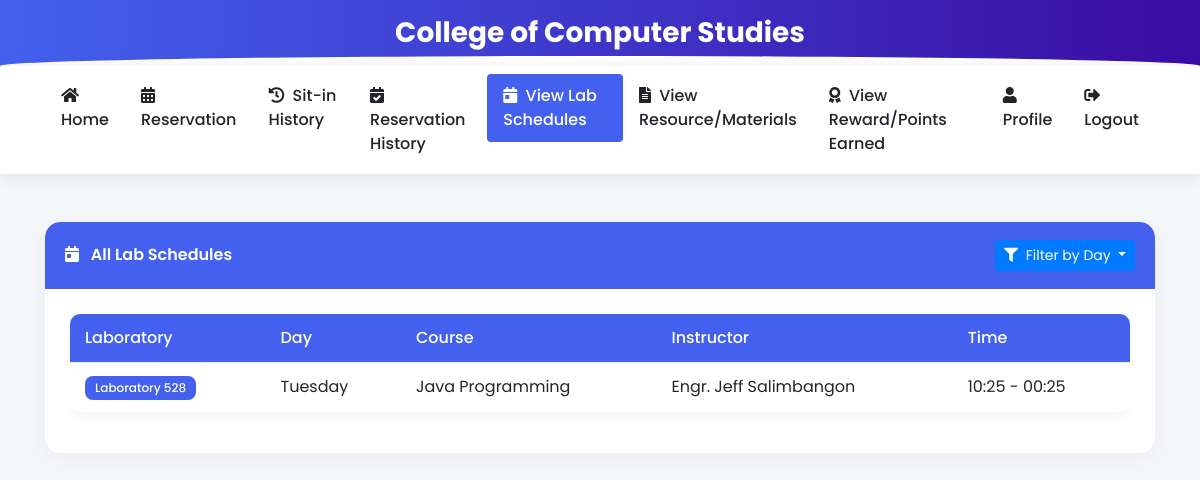
Screenshot of /view_lab_schedules (signed in) with the database file from the repository.
### tables this page shows
CREATE TABLE lab_schedules (
                id INTEGER PRIMARY KEY AUTOINCREMENT,
                laboratory TEXT NOT NULL,
                course TEXT NOT NULL,
                instructor TEXT NOT NULL,
                start_time TEXT NOT NULL,
                end_time TEXT NOT NULL,
                created_at TEXT NOT NULL
            , day TEXT);

### app.py (the view)
@app.route('/view_lab_schedules')
def view_lab_schedules():
    if 'user_id' not in session:
        return redirect(url_for('login'))
    day_filter = request.args.get('day')
    try:
        conn = get_db_connection()
        cursor = conn.cursor()
        cursor.execute('''
            SELECT name FROM sqlite_master
            WHERE type='table' AND name='lab_schedules'
        ''')
        if cursor.fetchone() is None:
            cursor.execute('''
                CREATE TABLE lab_schedules (
                    id INTEGER PRIMARY KEY AUTOINCREMENT,
                    laboratory TEXT NOT NULL,
                    day TEXT NOT NULL,
                    course TEXT NOT NULL,
                    instructor TEXT NOT NULL,
                    start_time TEXT NOT NULL,
                    end_time TEXT NOT NULL,
                    created_at TEXT NOT NULL
                )
            ''')
            conn.commit()
            schedules = []
        else:
            cursor.execute('PRAGMA table_info(lab_schedules)')
            columns = [column[1] for column in cursor.fetchall()]
            if 'day' not in columns:
                cursor.execute('ALTER TABLE lab_schedules ADD COLUMN day TEXT')
                conn.commit()
            if 'start_time' not in columns:
                cursor.execute('ALTER TABLE lab_schedules ADD COLUMN start_time TEXT')
                conn.commit()
            if 'end_time' not in columns:
                cursor.execute('ALTER TABLE lab_schedules ADD COLUMN end_time TEXT')
                conn.commit()
            if 'created_at' not in columns:
                cursor.execute('ALTER TABLE lab_schedules ADD COLUMN created_at TEXT')
                conn.commit()
            cursor.execute('PRAGMA table_info(lab_schedules)')
            columns = [column[1] for column in cursor.fetchall()]
            select_columns = ['id']
            if 'laboratory' in columns:
                select_columns.append('laboratory')
            else:
                select_columns.append("'' AS laboratory")
            if 'day' in columns:
                select_columns.append('day')
            else:
                select_columns.append("'' AS day")
            if 'course' in columns:
                select_columns.append('course')
            else:
                select_columns.append("'' AS course")
            if 'instructor' in columns:
                select_columns.append('instructor')
            else:
                select_columns.append("'' AS instructor")
            if 'start_time' in columns:
                select_columns.append('start_time')
            else:
                select_columns.append("'' AS start_time")
            if 'end_time' in columns:
                select_columns.append('end_time')
            else:
                select_columns.append("'' AS end_time")
            if 'created_at' in columns:
                select_columns.append('created_at')
            else:
                select_columns.append("'' AS created_at")
            query = f"SELECT {', '.join(select_columns)} FROM lab_schedules"
            if day_filter:
                query += f" WHERE day = ?"
                cursor.execute(query, (day_filter,))
            else:
                cursor.execute(query)
            schedules = cursor.fetchall()
            column_names = [col[0] for col in cursor.description]
            schedules = [dict(zip(column_names, row)) for row in schedules]
        conn.close()
        return render_template('view_lab_schedules.html', schedules=schedules, day_filter=day_filter)
    except Exception as e:
        flash(f'Error viewing lab schedules: {str(e)}', 'danger')
        return render_template('view_lab_schedules.html', schedules=[])

### app.py (called while the page is built, shortened)
def get_db_connection():
    conn = sqlite3.connect('students.db', timeout=30)
    conn.execute("PRAGMA journal_mode=WAL")  # Use Write-Ahead Logging
    conn.row_factory = sqlite3.Row
    try:
        cursor = conn.cursor()
        cursor.execute("PRAGMA table_info(users)")
        columns = [column[1] for column in cursor.fetchall()]
        cursor.execute("PRAGMA table_info(sitins)")
        sitins_columns = [column[1] for column in cursor.fetchall()]
    except Exception as e:
        print(f"Error in get_db_connection: {str(e)}")
    return conn

### templates/view_lab_schedules.html (shortened to what this page needs)
<!DOCTYPE html>
<html lang="en">
<head>
<link rel="stylesheet" href="https://stackpath.bootstrapcdn.com/bootstrap/4.5.2/css/bootstrap.min.css" />
<link rel="stylesheet" href="https://cdnjs.cloudflare.com/ajax/libs/font-awesome/5.15.3/css/all.min.css">
</head>
<body>
<div class="header-banner">
    <div class="container text-center">
        <h3 class="font-weight-bold mb-0">College of Computer Studies</h3>
    </div>
</div>
<nav class="navbar navbar-expand-lg navbar-light sticky-top">
    <div class="container">
        <div class="collapse navbar-collapse" id="navbarNav">
            <ul class="navbar-nav ml-auto">
                <li class="nav-item">
                    <a class="nav-link" href="{{ url_for('user_dashboard') }}">
                        <i class="fas fa-home mr-1"></i> Home
                    </a>
                </li>
                <li class="nav-item">
                    <a class="nav-link" href="{{ url_for('reservation') }}">
                        <i class="fas fa-calendar-alt mr-1"></i> Reservation
                    </a>
                </li>
                <li class="nav-item">
                    <a class="nav-link" href="{{ url_for('sitin_history') }}">
                        <i class="fas fa-history mr-1"></i> Sit-in History
                    </a>
                </li>
                <li class="nav-item">
                    <a class="nav-link" href="{{ url_for('user_reservation_history') }}">
                        <i class="fas fa-calendar-check mr-1"></i> Reservation History
                    </a>
                </li>
                <li class="nav-item active">
                    <a class="nav-link" href="{{ url_for('view_lab_schedules') }}">
                        <i class="fas fa-calendar-day mr-1"></i> View Lab Schedules
                    </a>
                </li>
                <li class="nav-item">
                    <a class="nav-link" href="{{ url_for('view_resources') }}">
                        <i class="fas fa-file-alt mr-1"></i> View Resource/Materials
                    </a>
                </li>
                <li class="nav-item">
                    <a class="nav-link" href="{{ url_for('view_points') }}">
                        <i class="fas fa-award mr-1"></i> View Reward/Points Earned
                    </a>
                </li>
                <li class="nav-item">
                    <a class="nav-link" href="{{ url_for('profile') }}">
                        <i class="fas fa-user mr-1"></i> Profile
                    </a>
                </li>
                <li class="nav-item">
                    <a class="nav-link" href="{{ url_for('logout') }}">
                        <i class="fas fa-sign-out-alt mr-1"></i> Logout
                    </a>
                </li>
            </ul>
        </div>
    </div>
</nav>
<div class="container py-5">
    <div class="card">
        <div class="card-header d-flex align-items-center justify-content-between">
            <div>
                <i class="fas fa-calendar-day mr-2"></i>
                {% if day_filter %}
                Lab Schedules for {{ day_filter }}
                {% else %}
                All Lab Schedules
                {% endif %}
            </div>
            <div class="dropdown">
                <button class="btn btn-sm btn-primary dropdown-toggle" type="button" id="dropdownDayFilter" data-toggle="dropdown" aria-haspopup="true" aria-expanded="false">
                    <i class="fas fa-filter mr-1"></i> Filter by Day
                </button>
            </div>
        </div>
        <div class="card-body">
            {% if schedules %}
                <div class="table-responsive">
                    <table class="table">
                        <thead>
                            <tr>
                                <th>Laboratory</th>
                                <th>Day</th>
                                <th>Course</th>
                                <th>Instructor</th>
                                <th>Time</th>
                            </tr>
                        </thead>
                        <tbody>
                            {% for schedule in schedules %}
                                <tr>
                                    <td data-label="Laboratory">
                                        <span class="badge badge-lab">Laboratory {{ schedule.laboratory }}</span>
                                    </td>
                                    <td data-label="Day">{{ schedule.day }}</td>
                                    <td data-label="Course">{{ schedule.course }}</td>
                                    <td data-label="Instructor">{{ schedule.instructor }}</td>
                                    <td data-label="Time">{{ schedule.start_time }} - {{ schedule.end_time }}</td>
                                </tr>
                            {% endfor %}
                        </tbody>
                    </table>
                </div>
            {% else %}
                <div class="text-center py-5">
                    <i class="fas fa-calendar-times fa-4x mb-3 text-muted"></i>
                    <h5 class="text-muted">No lab schedules available at this time</h5>
                    <p class="text-muted">Check back later for updates</p>
                </div>
            {% endif %}
        </div>
    </div>
</div>
</body>
</html>

### templates/view_lab_schedules.html (style rules this page uses)
:root { --primary-color: #4361ee; --secondary-color: #3a0ca3; --accent-color: #4cc9f0; --light-color: #f8f9fa; --dark-color: #212529; --success-color: #2bc4a9; --warning-color: #f9c74f; }
body { font-family: 'Poppins', sans-serif; background-color: #f5f7fa; color: #495057; min-height: 100vh; }
.header-banner { background: linear-gradient(to right, var(--primary-color), var(--secondary-color)); color: white; padding: 16px 0; position: relative; overflow: hidden; }
.header-banner::after { content: ''; position: absolute; bottom: -10px; left: 0; right: 0; height: 20px; background: #fff; border-radius: 50% 50% 0 0; }
.navbar { background-color: #fff !important; box-shadow: 0 2px 15px rgba(0,0,0,0.1); }
.navbar .nav-link { color: var(--dark-color) !important; font-weight: 500; padding: 10px 16px !important; border-radius: 4px; transition: all 0.3s ease; }
.navbar .nav-item.active .nav-link { background-color: var(--primary-color); color: white !important; }
.card { border: none; border-radius: 15px; box-shadow: 0 5px 25px rgba(0,0,0,0.05); transition: all 0.3s ease; margin-bottom: 25px; overflow: hidden; }
.card-header { background: var(--primary-color); color: white; font-weight: 600; padding: 18px 20px; border-bottom: none; border-radius: 15px 15px 0 0 !important; }
.card-body { padding: 25px; }
.table { background-color: white; border-radius: 10px; overflow: hidden; box-shadow: 0 4px 15px rgba(0,0,0,0.05); }
.table thead th { background-color: var(--primary-color); color: white; border: none; font-weight: 500; padding: 12px 15px; }
.table td { padding: 12px 15px; vertical-align: middle; border-color: #f0f0f0; }
.badge { padding: 6px 10px; font-weight: 500; border-radius: 8px; }
.badge-lab { background-color: var(--primary-color); color: white; }

### rows the page displays
lab_schedules: laboratory "528", day "Tuesday", course "Java Programming", instructor "Engr. Jeff Salimbangon", start_time "10:25", end_time "00:25"
